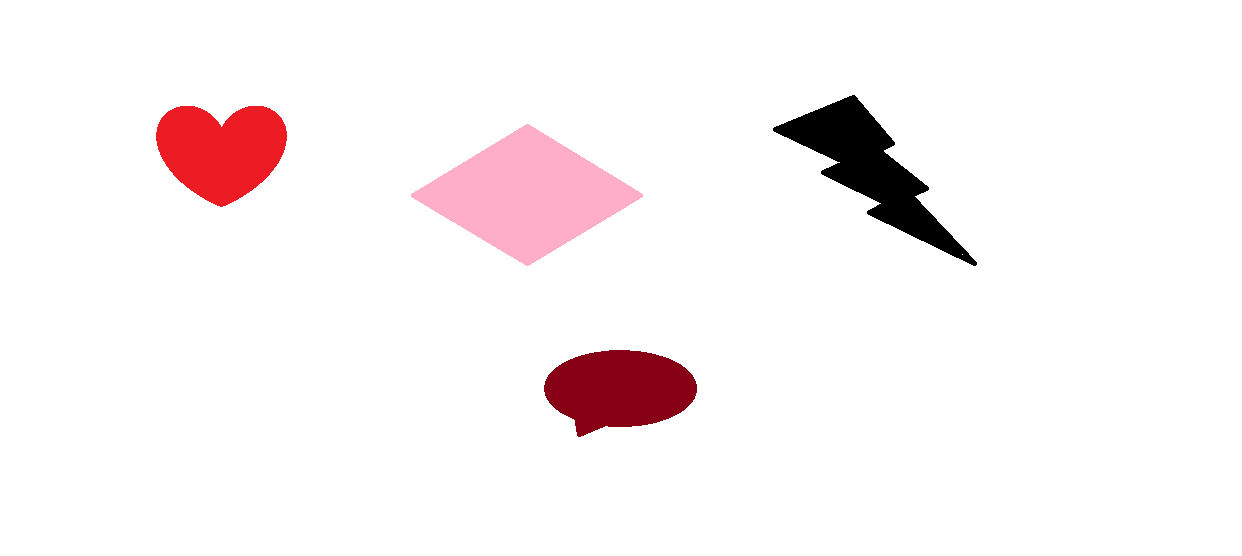
#> input picture Test_image.png, 1242 x 556 px, found by its file name
$ python Image_Segmentation.py
#> lines starting #> are read from the running program, lines starting #| are printed output that depends on the picture; after the words box and inside, x2 and y2 are one past the last pixel; in counts of white or black regions, pixels touching at a corner belong together
from skimage import io
import matplotlib.pyplot as plt
import numpy as np

img = io.imread('D:\\Study material\\7th sem\\DIP\\Test_Images\\test_image.png', as_gray=True)
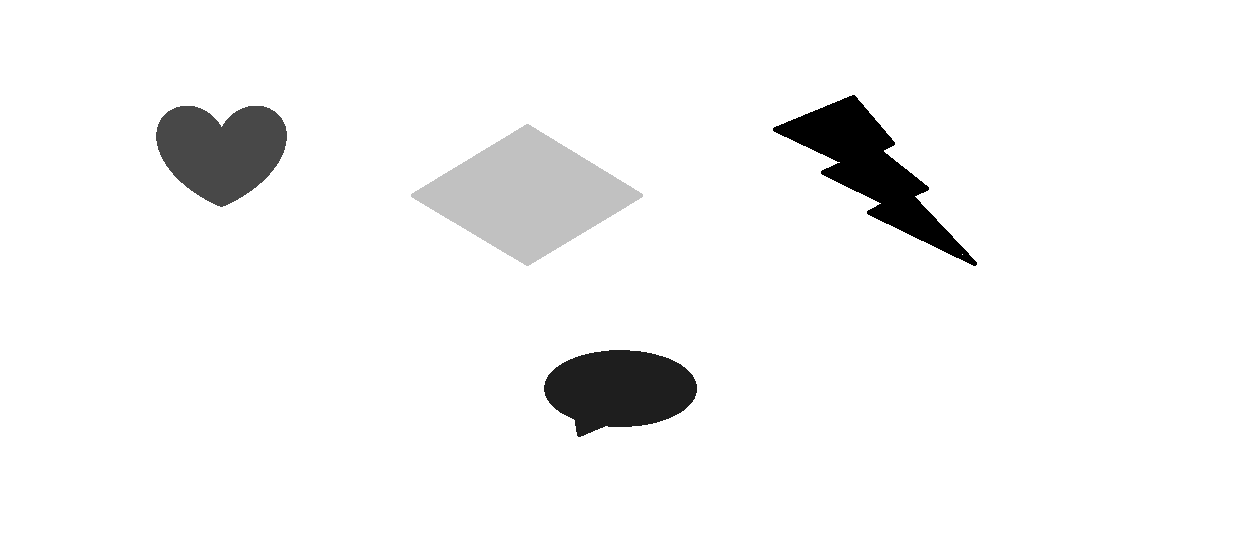
#> img: shape (556, 1242) float64; min 0, max 1, mean 0.957
img = img*255

pixels = [0 for i in range(0,256)]
for i in range(0,len(img)):
    for j in range(0,len(img[i])):
        val = int(img[i][j])
        pixels[val] += 1
#> after the loop, pixels = 256 values, max 644401 at index 255, min 0 at index 1, mean 2697.5
print(pixels)
#> (printed output is left out)

max1 = pixels[0]
#> max1 = 10189
max2 = pixels[0]
#> max2 = 10189
max2_index = 0
min_index = 0
min = pixels[0]
#> min = 10189
for i in range(0,len(pixels)):
    if max1<pixels[i] and max2 <pixels[i] :
        max1 = pixels[i]
    if max1>pixels[i] and max2<pixels[i]:
        max2 = pixels[i]
        max2_index = i
    if min>pixels[i] and pixels[i]!=0:
        min = pixels[i]
        min_index = i
#> this loop made 256 passes
#> (min, min_index) on pass 31: (9515, 30)
#> max1 on passes 194, 256: 16901, 644401
#> after the loop, max1 = 644401; max2 = 10189; max2_index = 0; min = 9515; min_index = 30

# [4 lines of commented-out code are left out]
new_image = np.empty([len(img),len(img[0])], dtype=np.uint8)
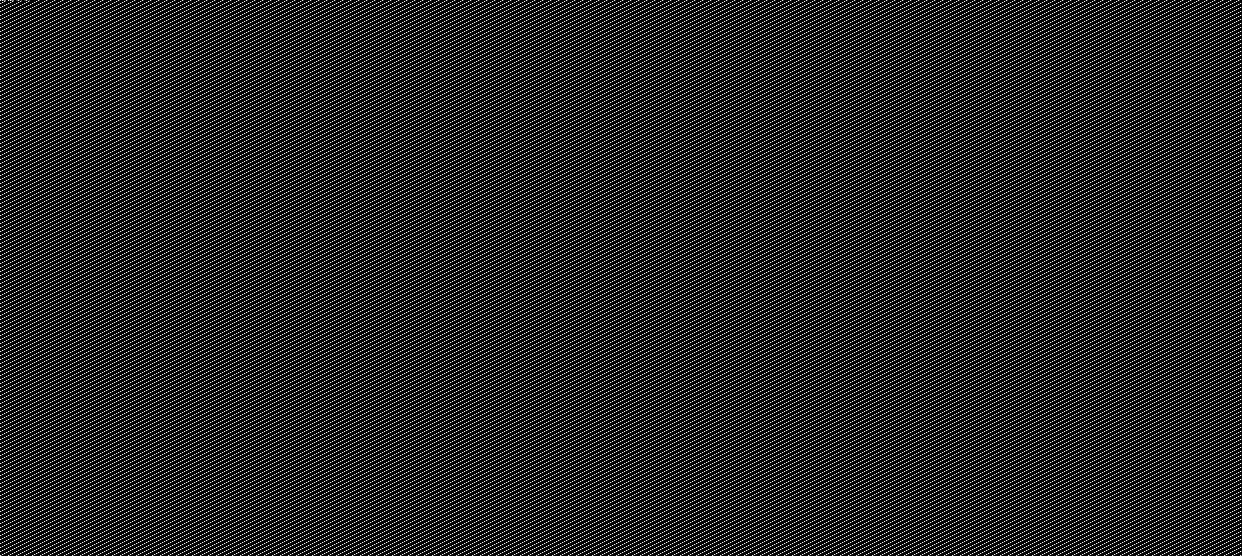
#> new_image: shape (556, 1242); min 0, max 255, mean 37.9
new_image1 = np.empty([len(img),len(img[0])], dtype=np.uint8)
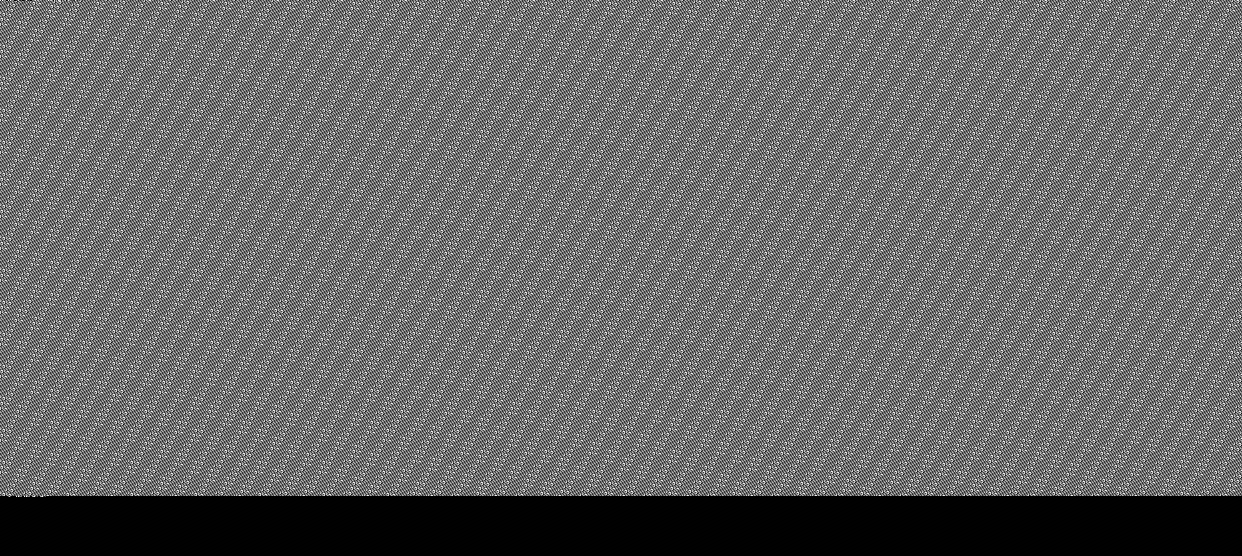
#> new_image1: shape (556, 1242); min 0, max 255, mean 104
for i in range(0,len(img)):
    for j in range(0,len(img[i])):
        new_image[i][j] = 255
        new_image1[i][j]  = 255
#> new_image: shape (556, 1242); every value is 255
for i in range(0,len(img)):
    for j in range(0,len(img[i])):
        if int(img[i][j]) == max2_index or int(img[i][j]) == min_index:
            new_image[i][j] = 0
        elif int(img[i][j]) != max2_index and int(img[i][j]) != min_index and int(img[i][j])!=255:
            new_image1[i][j] = 0
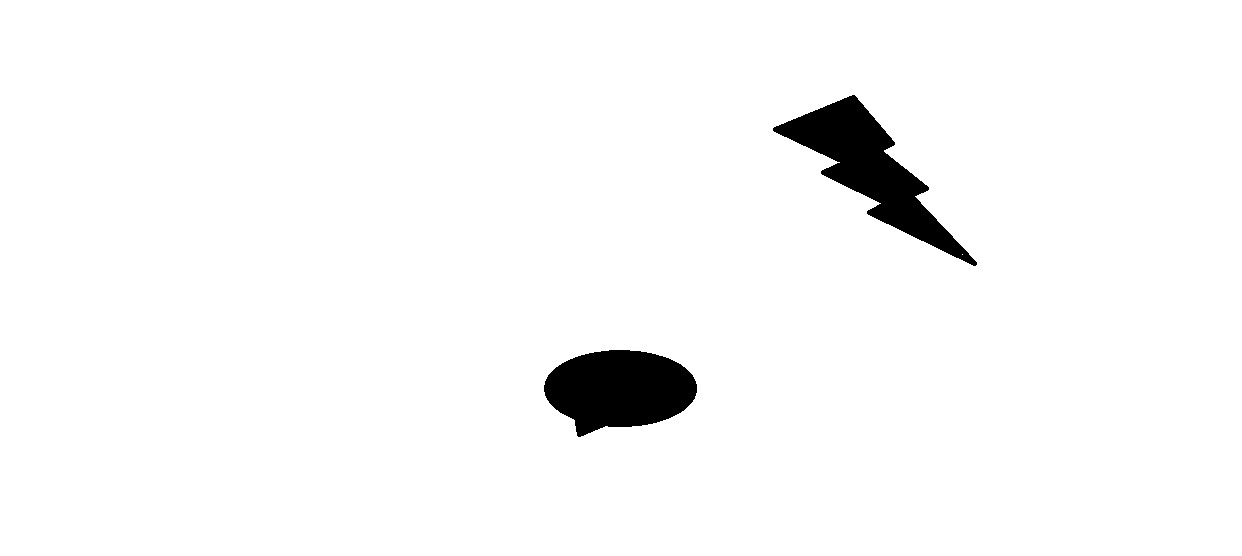
#> new_image: shape (556, 1242); 97.1% white; 2 black regions, box (x1, y1, x2, y2) and area: (773, 95, 977, 266) 10189, (544, 350, 697, 437) 9515
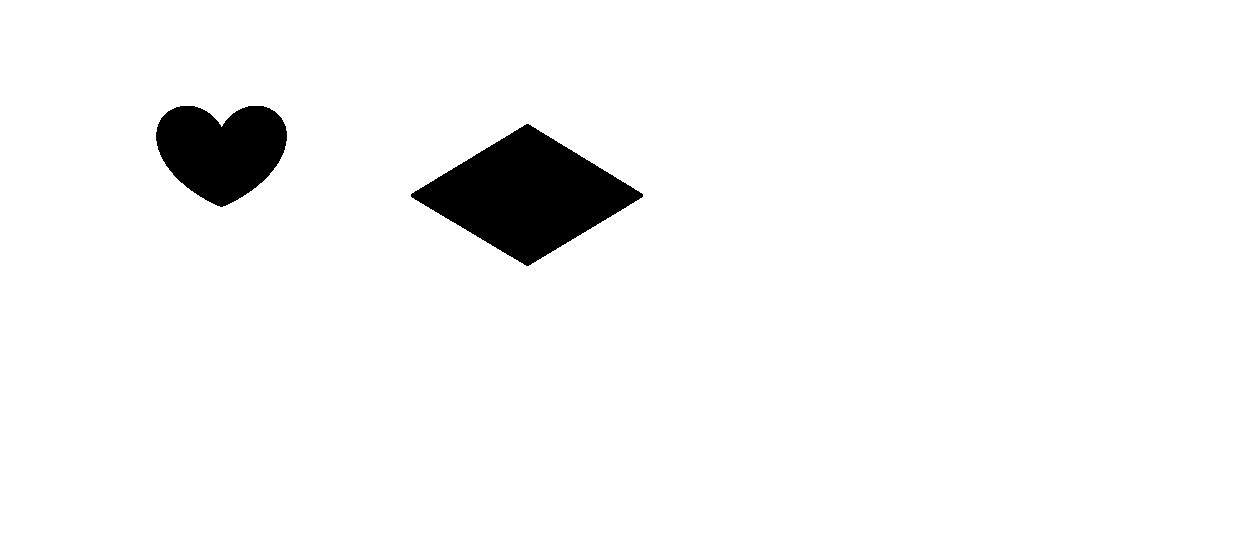
#> new_image1: shape (556, 1242); 96.2% white; 2 black regions, box (x1, y1, x2, y2) and area: (411, 124, 643, 266) 16901, (156, 106, 287, 207) 9546

plt.subplot(2,1,1)
plt.imshow(new_image, cmap='gray') # for the 1st part
plt.subplot(2,1,2)
plt.imshow(new_image1,cmap='gray') # for the 2nd part
plt.show()
'''
def global_thresholding(test_image1):
    test_image = np.empty([len(test_image1),len(test_image1[0])])
    l = len(test_image)*len(test_image[0])
    total = 0
    for i in range(0,len(test_image)):
        for j in range(0,len(test_image[0])):
            total += test_image1[i][j]
    comparison_value = total/l
    for i in range(0,len(test_image)):
        for j in range(0,len(test_image)):
            if test_image1[i][j]>comparison_value:
                test_image[i][j] = 255
            else:
                test_image[i][j] = 0
    plt.imshow(test_image,cmap='gray')
    plt.show()
    return test_image
def local_thresholding(test_image):
    test_image = np.array(test_image, dtype=np.uint)
    test_imagel = np.empty([len(test_image),len(test_image[0])])
    for i in range(0,len(test_image)):
        for j in range(0,len(test_image[i])):
            if i == 0 and j==0:
                total = (test_image[i][j]+test_image[i+1][j]+test_image[i][j+1]+test_image[i+1][j+1])
                mean = total/4
            elif i==0 and j== len(test_image[0])-1:
                total = (test_image[i][j]+test_image[i+1][j]+test_image[i][j-1]+test_image[i+1][j-1])
                mean = total/4
            elif i == len(test_image)-1 and j == 0:
                total = (test_image[i][j] + test_image[i-1][j] + test_image[i][j+1] + test_image[i-1][j+1])
                mean = total / 4
            elif i == len(test_image)-1 and j == len(test_image[0])-1:
                total = (test_image[i][j] + test_image[i][j-1] + test_image[i-1][j] + test_image[i-1][j-1])
                mean = total / 4
            elif i == 0:
                total = test_image[i][j] + test_image[i][j-1]+test_image[i][j+1]+test_image[i+1][j+1]+test_image[i+1][                          j-1]+test_image[i+1][j]
                mean = total / 6
            elif i == len(test_image)-1:
                total = test_image[i][j] + test_image[i][j-1]+test_image[i][j+1]+test_image[i-1][j+1]+test_image[i-1][                          j-1]+test_image[i-1][j]
                mean = total / 6
            elif j == 0:
                total = test_image[i][j] + test_image[i+1][j]+test_image[i-1][j]+test_image[i][j+1]+test_image[i-1][                          j+1]+test_image[i+1][j+1]
                mean = total / 6
            elif j == len(test_image[0])-1:
                total = test_image[i][j] + test_image[i+1][j]+test_image[i-1][j]+test_image[i][j-1]+test_image[i+1][                          j-1]+test_image[i-1][j-1]
                mean = total / 6
            else:
                total = test_image[i][j] + test_image[i+1][j] + test_image[i-1][j] + test_image[i][j-1]+test_image[i][j+1] +                     test_image[i+1][j+1]+test_image[i+1][j-1]+test_image[i-1][j-1]+test_image[i-1][j+1]
                mean = total / 9
            if test_image[i][j]>mean:
                test_imagel[i][j] = 255
    plt.imshow(test_imagel,cmap='gray')
    plt.show()
    return test_imagel

img = io.imread('D:\\Study material\\7th sem\\DIP\\BinDataset\\BinDataset\\Texture.tiff', as_gray=True)
img *= 255
img1 = global_thresholding(img)
img2 = local_thresholding(img)
plt.subplot(1,2,1)
plt.imshow(img1,cmap='gray')
plt.subplot(1,2,2)
plt.imshow(img2,cmap='gray')
plt.show()
'''

$ run again, with TestIMage.png copied over Test_image.png
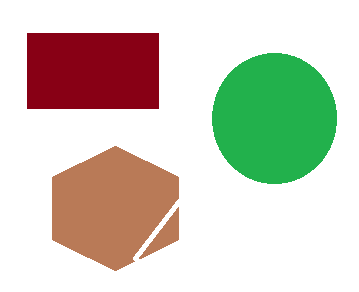
#> input picture TestIMage.png, 359 x 292 px, found by its file name
#> `img = io.imread('D:\\Study material\\7th sem\\DIP\\Test_Images\\test_i..`:
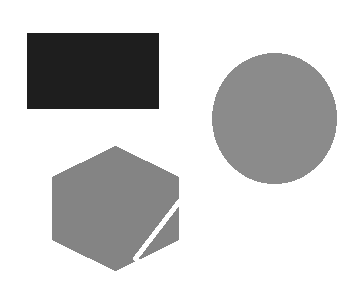
#> img: shape (292, 359) float64; min 0.119, max 1, mean 0.807
#> after the loop `for i in range(0,len(img)):`: pixels = 256 values, max 70335 at index 255, min 0 at index 0, mean 409.5
#> (printed output is left out)
#> `max1 = pixels[0]`: max1 = 0
#> the loop `for i in range(0,len(pixels)):` made 256 passes
#> max1 on passes 31, 133, 140, 256: 10032, 11606, 12855, 70335
#> after the loop `for i in range(0,len(pixels)):`: max1 = 70335; max2 = 0
#> after the loop `for i in range(0,len(img)):`:
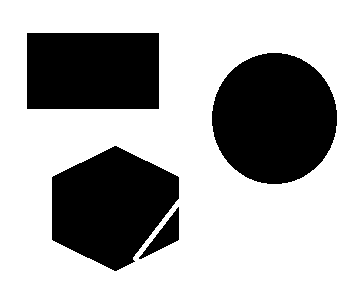
#> new_image1: shape (292, 359); 67.1% white; 4 black regions, box (x1, y1, x2, y2) and area: (212, 53, 337, 184) 12855, (52, 146, 179, 271) 10891, (27, 33, 159, 109) 10032, (139, 207, 179, 259) 715
